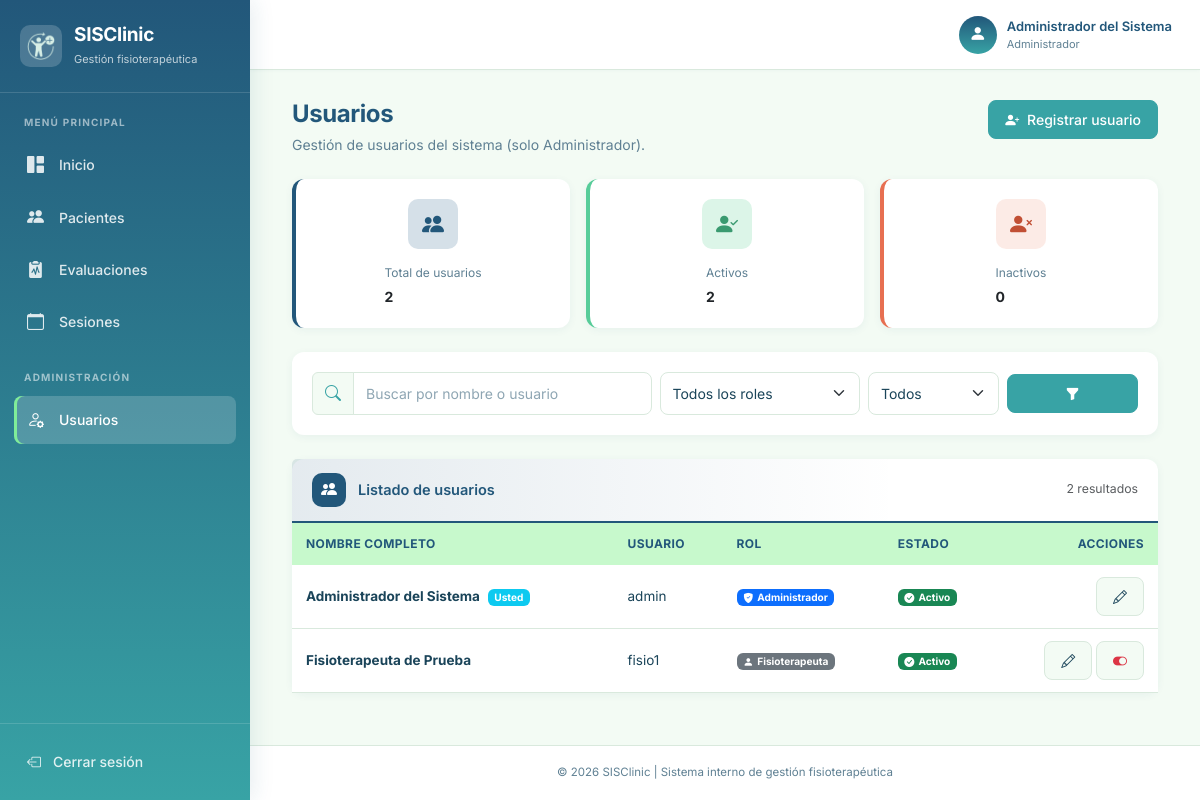
The app's page /modules/usuarios/index.php (signed in) with its own data.
### tables this page shows
CREATE TABLE usuarios (
    id_usuario      INT AUTO_INCREMENT PRIMARY KEY,
    nombre_completo VARCHAR(100) NOT NULL,
    usuario         VARCHAR(50)  NOT NULL UNIQUE,
    contrasena      VARCHAR(255) NOT NULL,           
    rol             ENUM('Administrador','Fisioterapeuta') NOT NULL,
    estado          TINYINT(1)   NOT NULL DEFAULT 1  
);

### modules/usuarios/index.php (the view, shortened to what this page needs)
<?php
require_once __DIR__ . '/../../conexion.php';
require_once __DIR__ . '/../../includes/header.php';
require_once __DIR__ . '/../../includes/navbar.php';
$busqueda    = trim($_GET['q'] ?? '');
$filtro_rol  = trim($_GET['rol'] ?? '');
$filtro_est  = $_GET['estado'] ?? '';
$sql    = "SELECT id_usuario, nombre_completo, usuario, rol, estado
           FROM usuarios
           WHERE 1 = 1";
$sql .= " ORDER BY estado DESC, nombre_completo ASC";
$stmt = mysqli_prepare($con, $sql);
mysqli_stmt_execute($stmt);
$resultado        = mysqli_stmt_get_result($stmt);
$total_resultados = mysqli_num_rows($resultado);
$res_totales = mysqli_query($con, "SELECT
    COUNT(*) AS total,
    SUM(CASE WHEN estado = 1 THEN 1 ELSE 0 END) AS activos,
    SUM(CASE WHEN estado = 0 THEN 1 ELSE 0 END) AS inactivos
    FROM usuarios");
$totales = $res_totales ? mysqli_fetch_assoc($res_totales) : ['total'=>0,'activos'=>0,'inactivos'=>0];
?>
<div class="container-fluid">
    <div class="d-flex justify-content-between align-items-start flex-wrap gap-3 mb-4">
        <div>
            <h1 class="page-title">Usuarios</h1>
            <p class="page-subtitle mb-0">
                Gestión de usuarios del sistema (solo Administrador).
            </p>
        </div>
        <a href="<?= BASE_URL ?>/modules/usuarios/registrar.php" class="btn btn-primary">
            <i class="bi bi-person-plus-fill me-1"></i> Registrar usuario
        </a>
    </div>
    <div class="row g-3 mb-4">
        <div class="col-md-4">
            <div class="card stat-card stat-card--blue">
                <div class="stat-icon"><i class="bi bi-people-fill"></i></div>
                <div class="stat-info">
                    <small>Total de usuarios</small>
                    <strong><?= (int) $totales['total'] ?></strong>
                </div>
            </div>
        </div>
        <div class="col-md-4">
            <div class="card stat-card stat-card--emerald">
                <div class="stat-icon"><i class="bi bi-person-check-fill"></i></div>
                <div class="stat-info">
                    <small>Activos</small>
                    <strong><?= (int) $totales['activos'] ?></strong>
                </div>
            </div>
        </div>
        <div class="col-md-4">
            <div class="card stat-card stat-card--coral">
                <div class="stat-icon"><i class="bi bi-person-x-fill"></i></div>
                <div class="stat-info">
                    <small>Inactivos</small>
                    <strong><?= (int) $totales['inactivos'] ?></strong>
                </div>
            </div>
        </div>
    </div>
    <div class="card mb-4">
        <div class="card-body">
            <form method="GET" action="index.php" class="row g-2 align-items-center">
                <div class="col-md-5">
                    <div class="input-group">
                        <span class="input-group-text"><i class="bi bi-search"></i></span>
                        <input type="text" class="form-control" name="q"
                               placeholder="Buscar por nombre o usuario"
                               value="<?= htmlspecialchars($busqueda) ?>">
                    </div>
                </div>
                <div class="col-md-3">
                    <select name="rol" class="form-select">
                        <option value="">Todos los roles</option>
                    </select>
                </div>
                <div class="col-md-2">
                    <select name="estado" class="form-select">
                        <option value="">Todos</option>
                    </select>
                </div>
                <div class="col-md-2 d-flex gap-2">
                    <button type="submit" class="btn btn-primary flex-fill">
                        <i class="bi bi-funnel-fill"></i>
                    </button>
                </div>
            </form>
        </div>
    </div>
    <div class="card card-section card-section--blue">
        <div class="card-header">
            <span class="section-icon"><i class="bi bi-people-fill"></i></span>
            <strong>
                <?php if ($busqueda !== '' || $filtro_rol !== '' || $filtro_est !== ''): ?>
                    Resultados filtrados
                <?php else: ?>
                    Listado de usuarios
                <?php endif; ?>
            </strong>
            <small class="text-muted ms-auto">
                <?= $total_resultados ?> resultado<?= $total_resultados === 1 ? '' : 's' ?>
            </small>
        </div>
        <?php if ($total_resultados === 0): ?>
            <div class="card-body empty-state">
                <div class="empty-state-icon"><i class="bi bi-person-x"></i></div>
                <p>No se encontraron usuarios con los filtros aplicados.</p>
            </div>
        <?php else: ?>
            <div class="table-responsive">
                <table class="table table-hover align-middle mb-0">
                    <thead>
                        <tr>
                            <th>Nombre completo</th>
                            <th>Usuario</th>
                            <th>Rol</th>
                            <th>Estado</th>
                            <th class="text-end">Acciones</th>
                        </tr>
                    </thead>
                    <tbody>
                        <?php while ($u = mysqli_fetch_assoc($resultado)): ?>
                            <?php $es_yo = (int) $u['id_usuario'] === (int) $_SESSION['id_usuario']; ?>
                            <tr>
                                <td>
                                    <strong><?= htmlspecialchars($u['nombre_completo']) ?></strong>
                                    <?php if ($es_yo): ?>
                                        <span class="badge bg-info ms-1">Usted</span>
                                    <?php endif; ?>
                                </td>
                                <td><?= htmlspecialchars($u['usuario']) ?></td>
                                <td>
                                    <?php if ($u['rol'] === 'Administrador'): ?>
                                        <span class="badge bg-primary">
                                            <i class="bi bi-shield-fill-check me-1"></i>Administrador
                                        </span>
                                    <?php else: ?>
                                        <span class="badge bg-secondary">
                                            <i class="bi bi-person-fill me-1"></i>Fisioterapeuta
                                        </span>
                                    <?php endif; ?>
                                </td>
                                <td>
                                    <?php if ((int) $u['estado'] === 1): ?>
                                        <span class="badge bg-success">
                                            <i class="bi bi-check-circle-fill me-1"></i>Activo
                                        </span>
                                    <?php else: ?>
                                        <span class="badge bg-danger">
                                            <i class="bi bi-x-circle-fill me-1"></i>Inactivo
                                        </span>
                                    <?php endif; ?>
                                </td>
                                <td class="text-end">
                                    <a href="editar.php?id=<?= (int) $u['id_usuario'] ?>"
                                       class="btn btn-sm btn-light" title="Editar">
                                        <i class="bi bi-pencil"></i>
                                    </a>
                                    <?php if (!$es_yo): ?>
                                        <button type="button"
        class="btn btn-sm btn-light <?= (int) $u['estado'] === 1 ? 'text-danger' : 'text-success' ?> btn-toggle-usuario"
        title="<?= (int) $u['estado'] === 1 ? 'Desactivar' : 'Activar' ?>"
        data-id="<?= (int) $u['id_usuario'] ?>"
        data-nombre="<?= htmlspecialchars($u['nombre_completo']) ?>"
        data-estado="<?= (int) $u['estado'] ?>">
    <i class="bi <?= (int) $u['estado'] === 1 ? 'bi-toggle-on' : 'bi-toggle-off' ?>"></i>
</button>
                                    <?php endif; ?>
                                </td>
                            </tr>
                        <?php endwhile; ?>
                    </tbody>
                </table>
            </div>
        <?php endif; ?>
    </div>
</div>
<?php require_once __DIR__ . '/../../includes/footer.php'; ?>

### records on screen
usuarios: nombre_completo "Administrador del Sistema", shows "Usted", usuario "admin", rol "Administrador" (drawn), estado 1 (drawn)
usuarios: nombre_completo "Fisioterapeuta de Prueba", usuario "fisio1", rol "Fisioterapeuta" (drawn), estado 1 (drawn)

### other values on screen
$nombre_usuario "Administrador del Sistema"
$rol_usuario "Administrador"
$totales['total'] "2"
$totales['activos'] "2"
$totales['inactivos'] "0"
$total_resultados "2"
